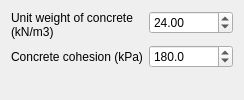
                    <widget class="QWidget" name="tab_struct">
                      <attribute name="title">
                        <string>Structure</string>
                      </attribute>
                      <layout class="QVBoxLayout" name="vbox_tab_struct">
                        <item>
                          <layout class="QFormLayout" name="form_struct">
                            <item row="0" column="0">
                              <widget class="QLabel" name="lbl_spin_gamma_c">
                                <property name="text">
                                  <string>Unit weight of concrete (kN/m3)</string>
                                </property>
                                <property name="wordWrap">
                                  <bool>true</bool>
                                </property>
                              </widget>
                            </item>
                            <item row="0" column="1">
                              <widget class="QDoubleSpinBox" name="spin_gamma_c">
                                <property name="decimals">
                                  <number>2</number>
                                </property>
                                <property name="minimum">
                                  <double>0.0</double>
                                </property>
                                <property name="maximum">
                                  <double>1000000.0</double>
                                </property>
                                <property name="singleStep">
                                  <double>0.1</double>
                                </property>
                                <property name="value">
                                  <double>24.0</double>
                                </property>
                              </widget>
                            </item>
                            <item row="1" column="0">
                              <widget class="QLabel" name="lbl_spin_c_concrete">
                                <property name="text">
                                  <string>Concrete cohesion (kPa)</string>
                                </property>
                                <property name="wordWrap">
                                  <bool>true</bool>
                                </property>
                              </widget>
                            </item>
                            <item row="1" column="1">
                              <widget class="QDoubleSpinBox" name="spin_c_concrete">
                                <property name="decimals">
                                  <number>1</number>
                                </property>
                                <property name="minimum">
                                  <double>0.0</double>
                                </property>
                                <property name="maximum">
                                  <double>1000000.0</double>
                                </property>
                                <property name="singleStep">
                                  <double>10.0</double>
                                </property>
                                <property name="value">
                                  <double>180.0</double>
                                </property>
                              </widget>
                            </item>
                          </layout>
                        </item>
                      </layout>
                    </widget>
